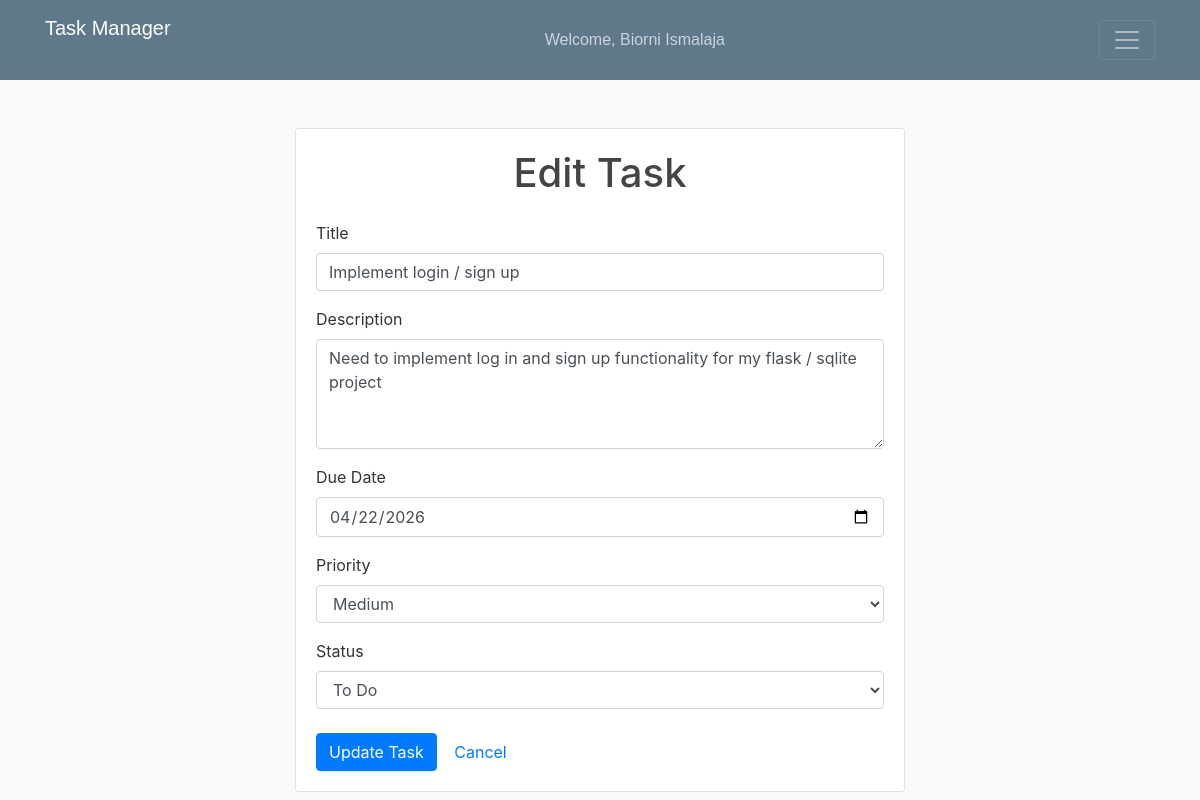
Screenshot of /tasks/edit/15 (signed in) with the database file from the repository.
### tables this page shows
CREATE TABLE users (
        id INTEGER PRIMARY KEY AUTOINCREMENT,
        first_name TEXT NOT NULL,
        last_name TEXT NOT NULL,
        email TEXT NOT NULL UNIQUE,
        password TEXT NOT NULL,
        created_at DATETIME DEFAULT CURRENT_TIMESTAMP,
        updated_at DATETIME DEFAULT CURRENT_TIMESTAMP
    );

CREATE TABLE tasks (
        id INTEGER PRIMARY KEY AUTOINCREMENT,
        user_id INTEGER NOT NULL,
        title TEXT NOT NULL,
        description TEXT NOT NULL,
        due_date TEXT NOT NULL,
        priority TEXT NOT NULL,
        status TEXT NOT NULL,
        created_at TEXT NOT NULL,
        updated_at TEXT NOT NULL
    , suggested_steps TEXT);

### flask_app/controllers/tasks.py (the view, shortened to what this page needs)
@app.route("/tasks/edit/<int:task_id>", methods=["GET", "POST"])
@login_required
def edit_task(task_id):
    task = Task.get_by_id(task_id, session["user_id"])
    if not task:
        flash("Task not found.", "task_error")
        return redirect("/dashboard")
    return render_template("task_form.html", form_mode="edit", task=task)

### flask_app/config/sqliteconnection.py (called while the page is built)
def _get_connection():
    connection = sqlite3.connect(DB_PATH)
    connection.row_factory = sqlite3.Row
    return connection

def connect_to_sqlite():
    return SQLiteConnection()

    def query_db(self, query, data=None):
        params = data or {}
        with _get_connection() as connection:
            cursor = connection.cursor()
            cursor.execute(query, params)
            statement = query.strip().lower()
            if statement.startswith("insert"):
                connection.commit()
                return cursor.lastrowid
            if statement.startswith("select"):
                rows = cursor.fetchall()
                return [dict(row) for row in rows]
            connection.commit()
            return cursor.rowcount

### flask_app/controllers/users.py (called while the page is built)
def login_required(f):
    @wraps(f)
    def decorated_function(*args, **kwargs):
        if 'user_id' not in session:
            return redirect('/loginpage')
        return f(*args, **kwargs)
    return decorated_function

@app.context_processor
def inject_user():
    if 'user_id' in session:
        user = User.get_by_id({'id': session['user_id']})
        return {'current_user': user}
    return {'current_user': None}

### flask_app/models/task.py (called while the page is built)
    @staticmethod
    def _normalize_steps(raw_steps):
        if not raw_steps:
            return []
        parsed = raw_steps
        if isinstance(raw_steps, str):
            try:
                parsed = json.loads(raw_steps)
            except json.JSONDecodeError:
                return []
        if not isinstance(parsed, list):
            return []
        cleaned_steps = []
        for step in parsed:
            if not isinstance(step, str):
                continue
            normalized = step.strip()
            if normalized:
                cleaned_steps.append(normalized)
        return cleaned_steps[:10]

    @classmethod
    def get_by_id(cls, task_id, user_id):
        query = """
        SELECT *
        FROM tasks
        WHERE id = :id AND user_id = :user_id;
        """
        result = connect_to_sqlite().query_db(query, {"id": task_id, "user_id": user_id})
        if not result:
            return None
        task = result[0]
        task["suggested_steps"] = cls._normalize_steps(task.get("suggested_steps"))
        return task

### flask_app/models/user.py (called while the page is built)
    @classmethod
    def get_by_id(cls, data):
        query = "SELECT * FROM users WHERE id = :id;"
        result = connect_to_sqlite().query_db(query, data)
        if not result:
            return None
        return cls(result[0])

### flask_app/templates/task_form.html (shortened to what this page needs)
{% extends "layout.html" %}
{% block content %}
<div class="container mt-5" style="max-width: 640px;">
    <div class="card shadow">
        <div class="card-body">
            <h1 class="text-center mb-4">{% if form_mode == 'edit' %}Edit Task{% else %}Add Task{% endif %}</h1>
            <form action="{% if form_mode == 'edit' %}/tasks/edit/{{ task['id'] }}{% else %}/tasks/new{% endif %}" method="POST">
                <label for="title">Title</label>
                <input type="text" class="form-control mb-3" name="title" value="{{ task['title'] if task else '' }}" required>
                <label for="description">Description</label>
                <textarea class="form-control mb-3" name="description" rows="4" required>{{ task['description'] if task else '' }}</textarea>
                <label for="due_date">Due Date</label>
                <input type="date" class="form-control mb-3" name="due_date" value="{{ task['due_date'] if task else '' }}" required>
                <label for="priority">Priority</label>
                <select class="form-control mb-3" name="priority" required>
                    <option value="medium" {% if not task or task['priority'] == 'medium' %}selected{% endif %}>Medium</option>
                </select>
                <label for="status">Status</label>
                <select class="form-control mb-4" name="status" required>
                    <option value="todo" {% if not task or task['status'] == 'todo' %}selected{% endif %}>To Do</option>
                </select>
                <button type="submit" class="btn btn-primary">{% if form_mode == 'edit' %}Update Task{% else %}Create Task{% endif %}</button>
                <a href="/dashboard" class="btn btn-link">Cancel</a>
            </form>
        </div>
    </div>
</div>
{% endblock %}

### flask_app/templates/layout.html (shortened to what this page needs)
<!DOCTYPE html>
<html>
<head>
    <link rel="stylesheet" href="https://maxcdn.bootstrapcdn.com/bootstrap/4.0.0/css/bootstrap.min.css">
    <link rel="stylesheet" type="text/css" href="{{ url_for('static', filename='main.css') }}">
</head>
<body>
    <header class="site-header">
      <nav class="navbar navbar-dark bg-steel fixed-top">
        <div class="container">
          <a class="navbar-brand mb-4" style="font-family: Arial, Helvetica, sans-serif;" href="/dashboard">Task Manager</a>
          {% if 'user_id' in session %}
            <span class="navbar-text mr-3" style="color: #cbd5db; font-family: Arial, Helvetica, sans-serif;">
              Welcome, {{ current_user.first_name }} {{ current_user.last_name }}
            </span>
          {% endif %}
          <button class="navbar-toggler" type="button" data-toggle="collapse" data-target="#navbarToggle">
            <span class="navbar-toggler-icon"></span>
          </button>
        </div>
      </nav>
    </header>
    <main role="main" class="container-fluid">
      <div class="row justify-content-center">
        <div class="col-12">
          {% block content %}
          {% endblock %}
        </div>
      </div>
    </main>
</body>
</html>

### flask_app/static/main.css (style rules this page uses)
body { background: #fafafa; color: #333333; margin-top: 5rem; }
h1, h2, h3, h4, h5, h6 { color: #444444; }
.bg-steel { background-color: #5f788a; }

### rows the page displays
users: first_name "Biorni", last_name "Ismalaja"
tasks: title "Implement login / sign up", description "Need to implement log in and sign up functionality for my flask / sqlite project", due_date "04/22/2026", priority "Medium", status "To Do"
